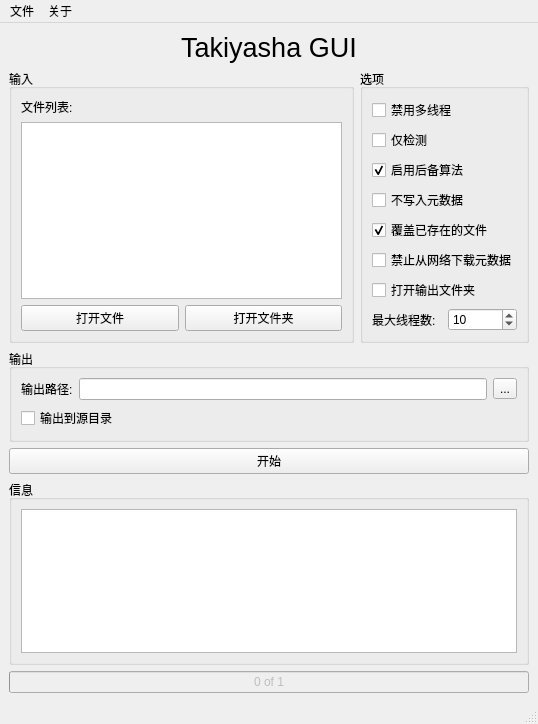
<?xml version="1.0" encoding="UTF-8"?>
<ui version="4.0">
 <class>MainWindow</class>
 <widget class="QMainWindow" name="MainWindow">
  <property name="geometry">
   <rect>
    <x>0</x>
    <y>0</y>
    <width>538</width>
    <height>724</height>
   </rect>
  </property>
  <property name="windowTitle">
   <string>Takiyasha GUI</string>
  </property>
  <widget class="QWidget" name="centralwidget">
   <layout class="QVBoxLayout" name="verticalLayout">
    <item>
     <widget class="QLabel" name="title">
      <property name="font">
       <font>
        <pointsize>20</pointsize>
       </font>
      </property>
      <property name="text">
       <string>Takiyasha GUI</string>
      </property>
      <property name="textFormat">
       <enum>Qt::AutoText</enum>
      </property>
      <property name="alignment">
       <set>Qt::AlignCenter</set>
      </property>
     </widget>
    </item>
    <item>
     <layout class="QHBoxLayout" name="horizontalLayout_3">
      <item>
       <widget class="QGroupBox" name="input_group_box">
        <property name="title">
         <string>输入</string>
        </property>
        <layout class="QVBoxLayout" name="verticalLayout_2">
         <item>
          <widget class="QLabel" name="label">
           <property name="text">
            <string>文件列表:</string>
           </property>
          </widget>
         </item>
         <item>
          <widget class="QListView" name="files_list_view">
           <property name="selectionMode">
            <enum>QAbstractItemView::MultiSelection</enum>
           </property>
           <property name="selectionBehavior">
            <enum>QAbstractItemView::SelectRows</enum>
           </property>
          </widget>
         </item>
         <item>
          <layout class="QHBoxLayout" name="horizontalLayout">
           <item>
            <widget class="QPushButton" name="open_files">
             <property name="text">
              <string>打开文件</string>
             </property>
            </widget>
           </item>
           <item>
            <widget class="QPushButton" name="open_folder">
             <property name="text">
              <string>打开文件夹</string>
             </property>
            </widget>
           </item>
          </layout>
         </item>
        </layout>
       </widget>
      </item>
      <item>
       <widget class="QGroupBox" name="options_group_box">
        <property name="title">
         <string>选项</string>
        </property>
        <layout class="QVBoxLayout" name="verticalLayout_4">
         <item>
          <widget class="QCheckBox" name="no_parallel">
           <property name="text">
            <string>禁用多线程</string>
           </property>
          </widget>
         </item>
         <item>
          <widget class="QCheckBox" name="test_only">
           <property name="text">
            <string>仅检测</string>
           </property>
          </widget>
         </item>
         <item>
          <widget class="QCheckBox" name="try_fallback">
           <property name="text">
            <string>启用后备算法</string>
           </property>
           <property name="checked">
            <bool>true</bool>
           </property>
          </widget>
         </item>
         <item>
          <widget class="QCheckBox" name="no_tag">
           <property name="text">
            <string>不写入元数据</string>
           </property>
          </widget>
         </item>
         <item>
          <widget class="QCheckBox" name="overwrite">
           <property name="text">
            <string>覆盖已存在的文件</string>
           </property>
           <property name="checked">
            <bool>true</bool>
           </property>
          </widget>
         </item>
         <item>
          <widget class="QCheckBox" name="avoid_searching_tag">
           <property name="text">
            <string>禁止从网络下载元数据</string>
           </property>
          </widget>
         </item>
         <item>
          <widget class="QCheckBox" name="open_dist_folder">
           <property name="text">
            <string>打开输出文件夹</string>
           </property>
          </widget>
         </item>
         <item>
          <layout class="QHBoxLayout" name="horizontalLayout_4">
           <item>
            <widget class="QLabel" name="label_3">
             <property name="text">
              <string>最大线程数:</string>
             </property>
            </widget>
           </item>
           <item>
            <widget class="QSpinBox" name="max_thread_count">
             <property name="maximum">
              <number>65535</number>
             </property>
             <property name="value">
              <number>10</number>
             </property>
            </widget>
           </item>
          </layout>
         </item>
        </layout>
       </widget>
      </item>
     </layout>
    </item>
    <item>
     <widget class="QGroupBox" name="output_group_box">
      <property name="title">
       <string>输出</string>
      </property>
      <layout class="QVBoxLayout" name="verticalLayout_3">
       <item>
        <layout class="QHBoxLayout" name="horizontalLayout_2">
         <item>
          <widget class="QLabel" name="label_2">
           <property name="text">
            <string>输出路径:</string>
           </property>
          </widget>
         </item>
         <item>
          <widget class="QLineEdit" name="output_path"/>
         </item>
         <item>
          <widget class="QToolButton" name="select_output_path">
           <property name="text">
            <string>...</string>
           </property>
          </widget>
         </item>
        </layout>
       </item>
       <item>
        <widget class="QCheckBox" name="use_source_path">
         <property name="text">
          <string>输出到源目录</string>
         </property>
        </widget>
       </item>
      </layout>
     </widget>
    </item>
    <item>
     <widget class="QPushButton" name="start">
      <property name="text">
       <string>开始</string>
      </property>
     </widget>
    </item>
    <item>
     <widget class="QGroupBox" name="groupBox_4">
      <property name="title">
       <string>信息</string>
      </property>
      <layout class="QVBoxLayout" name="verticalLayout_5">
       <item>
        <widget class="QTextBrowser" name="message_box"/>
       </item>
      </layout>
     </widget>
    </item>
    <item>
     <widget class="QProgressBar" name="progressBar">
      <property name="enabled">
       <bool>false</bool>
      </property>
      <property name="maximum">
       <number>1</number>
      </property>
      <property name="value">
       <number>0</number>
      </property>
      <property name="textVisible">
       <bool>true</bool>
      </property>
      <property name="textDirection">
       <enum>QProgressBar::TopToBottom</enum>
      </property>
      <property name="format">
       <string>%v of %m</string>
      </property>
     </widget>
    </item>
   </layout>
  </widget>
  <widget class="QMenuBar" name="menubar">
   <property name="geometry">
    <rect>
     <x>0</x>
     <y>0</y>
     <width>538</width>
     <height>22</height>
    </rect>
   </property>
   <widget class="QMenu" name="menuAbout">
    <property name="title">
     <string>关于</string>
    </property>
    <addaction name="actionAbout_TakiyashaGUI"/>
    <addaction name="actionAbout_Qt"/>
   </widget>
   <widget class="QMenu" name="menuFile">
    <property name="title">
     <string>文件</string>
    </property>
    <addaction name="actionOpen_Files"/>
    <addaction name="actionOpen_Folder"/>
    <addaction name="separator"/>
    <addaction name="actionExit"/>
   </widget>
   <addaction name="menuFile"/>
   <addaction name="menuAbout"/>
  </widget>
  <widget class="QStatusBar" name="statusbar"/>
  <action name="actionAbout_TakiyashaGUI">
   <property name="text">
    <string>关于Takiyasha GUI</string>
   </property>
  </action>
  <action name="actionAbout_Qt">
   <property name="text">
    <string>关于Qt</string>
   </property>
  </action>
  <action name="actionOpen_Files">
   <property name="text">
    <string>打开文件</string>
   </property>
   <property name="shortcut">
    <string>Ctrl+O</string>
   </property>
  </action>
  <action name="actionOpen_Folder">
   <property name="text">
    <string>打开文件夹</string>
   </property>
  </action>
  <action name="actionExit">
   <property name="text">
    <string>退出</string>
   </property>
  </action>
 </widget>
 <tabstops>
  <tabstop>files_list_view</tabstop>
  <tabstop>open_files</tabstop>
  <tabstop>open_folder</tabstop>
  <tabstop>output_path</tabstop>
  <tabstop>select_output_path</tabstop>
  <tabstop>use_source_path</tabstop>
  <tabstop>no_parallel</tabstop>
  <tabstop>test_only</tabstop>
  <tabstop>try_fallback</tabstop>
  <tabstop>no_tag</tabstop>
  <tabstop>avoid_searching_tag</tabstop>
  <tabstop>start</tabstop>
  <tabstop>message_box</tabstop>
 </tabstops>
 <resources/>
 <connections>
  <connection>
   <sender>actionAbout_Qt</sender>
   <signal>triggered()</signal>
   <receiver>MainWindow</receiver>
   <slot>about_qt()</slot>
   <hints>
    <hint type="sourcelabel">
     <x>-1</x>
     <y>-1</y>
    </hint>
    <hint type="destinationlabel">
     <x>175</x>
     <y>338</y>
    </hint>
   </hints>
  </connection>
  <connection>
   <sender>actionAbout_TakiyashaGUI</sender>
   <signal>triggered()</signal>
   <receiver>MainWindow</receiver>
   <slot>about_takiyasha_gui()</slot>
   <hints>
    <hint type="sourcelabel">
     <x>-1</x>
     <y>-1</y>
    </hint>
    <hint type="destinationlabel">
     <x>175</x>
     <y>338</y>
    </hint>
   </hints>
  </connection>
  <connection>
   <sender>open_files</sender>
   <signal>clicked()</signal>
   <receiver>MainWindow</receiver>
   <slot>open_files()</slot>
   <hints>
    <hint type="sourcelabel">
     <x>96</x>
     <y>217</y>
    </hint>
    <hint type="destinationlabel">
     <x>175</x>
     <y>338</y>
    </hint>
   </hints>
  </connection>
  <connection>
   <sender>open_folder</sender>
   <signal>clicked()</signal>
   <receiver>MainWindow</receiver>
   <slot>open_folder()</slot>
   <hints>
    <hint type="sourcelabel">
     <x>255</x>
     <y>217</y>
    </hint>
    <hint type="destinationlabel">
     <x>175</x>
     <y>338</y>
    </hint>
   </hints>
  </connection>
  <connection>
   <sender>actionOpen_Files</sender>
   <signal>triggered()</signal>
   <receiver>MainWindow</receiver>
   <slot>open_files()</slot>
   <hints>
    <hint type="sourcelabel">
     <x>-1</x>
     <y>-1</y>
    </hint>
    <hint type="destinationlabel">
     <x>175</x>
     <y>338</y>
    </hint>
   </hints>
  </connection>
  <connection>
   <sender>actionOpen_Folder</sender>
   <signal>triggered()</signal>
   <receiver>MainWindow</receiver>
   <slot>open_folder()</slot>
   <hints>
    <hint type="sourcelabel">
     <x>-1</x>
     <y>-1</y>
    </hint>
    <hint type="destinationlabel">
     <x>175</x>
     <y>338</y>
    </hint>
   </hints>
  </connection>
  <connection>
   <sender>actionExit</sender>
   <signal>triggered()</signal>
   <receiver>MainWindow</receiver>
   <slot>exit()</slot>
   <hints>
    <hint type="sourcelabel">
     <x>-1</x>
     <y>-1</y>
    </hint>
    <hint type="destinationlabel">
     <x>175</x>
     <y>338</y>
    </hint>
   </hints>
  </connection>
  <connection>
   <sender>start</sender>
   <signal>clicked()</signal>
   <receiver>MainWindow</receiver>
   <slot>start()</slot>
   <hints>
    <hint type="sourcelabel">
     <x>175</x>
     <y>514</y>
    </hint>
    <hint type="destinationlabel">
     <x>175</x>
     <y>338</y>
    </hint>
   </hints>
  </connection>
  <connection>
   <sender>use_source_path</sender>
   <signal>stateChanged(int)</signal>
   <receiver>MainWindow</receiver>
   <slot>use_source_path_changed(int)</slot>
   <hints>
    <hint type="sourcelabel">
     <x>175</x>
     <y>311</y>
    </hint>
    <hint type="destinationlabel">
     <x>175</x>
     <y>338</y>
    </hint>
   </hints>
  </connection>
  <connection>
   <sender>select_output_path</sender>
   <signal>clicked()</signal>
   <receiver>MainWindow</receiver>
   <slot>select_output_path()</slot>
   <hints>
    <hint type="sourcelabel">
     <x>319</x>
     <y>283</y>
    </hint>
    <hint type="destinationlabel">
     <x>175</x>
     <y>338</y>
    </hint>
   </hints>
  </connection>
 </connections>
 <slots>
  <slot>open_files()</slot>
  <slot>open_folder()</slot>
  <slot>select_output_path()</slot>
  <slot>use_source_path_changed(int)</slot>
  <slot>start()</slot>
  <slot>about_qt()</slot>
  <slot>about_takiyasha_gui()</slot>
  <slot>exit()</slot>
 </slots>
</ui>
